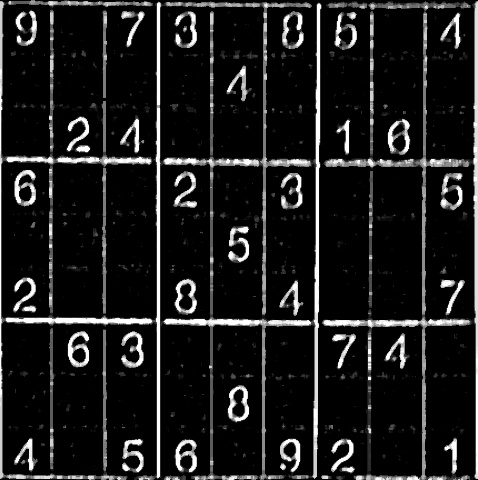
#> input picture ComputerVision-Opencv/images/numbers.jpg, 478 x 480 px
$ jupyter execute 'Image Gradients.ipynb'   (older library calls are emulated)
#> lines starting #> are read from the running program, lines starting #| are printed output that depends on the picture
# Image Gradients
In this Blog, we will learn to:
    Find Image gradients, edges etc
    We will see following functions : cv2.Sobel(), cv2.Scharr(), cv2.Laplacian() etc
OpenCV provides three types of gradient filters or High-pass filters, Sobel, Scharr and Laplacian. We will see each one of them.
# Sobel and Scharr Derivatives
Sobel operators is a joint Gausssian smoothing plus differentiation operation, so it is more resistant to noise. You can specify the direction of derivatives to be taken, vertical or horizontal (by the arguments, yorder and xorder respectively). You can also specify the size of kernel by the argument ksize. If ksize = -1, a 3x3 Scharr filter is used which gives better results than 3x3 Sobel filter. Please see the docs for kernels used.

Below code shows all operators in a single diagram. All kernels are of 5x5 size. Depth of output image is passed -1 to get the result in np.uint8 type.

[cell 1]
import cv2
import matplotlib.pyplot as plt
import numpy as np

[cell 2]
def displayImage(imageList,cmap=None):
    plt.figure(figsize=(18,12))
    i = 0
    for item in imageList:
        plt.subplot(2, 5, i+1)
        plt.imshow(item['image'],cmap)
        i += 1
        plt.axis('off')
        plt.title(item['name'],fontsize = 18, color = 'green')
    plt.tight_layout()
    plt.show()

[cell 3]
img = cv2.imread('images/numbers.jpg')
#> img is the input picture: shape (480, 478, 3); min 0, max 255, mean 28.3

grayImage = cv2.cvtColor(img, cv2.COLOR_BGR2GRAY)
rgb_img = cv2.cvtColor(img, cv2.COLOR_BGR2RGB)

laplacian = cv2.Laplacian(grayImage,cv2.CV_64F)
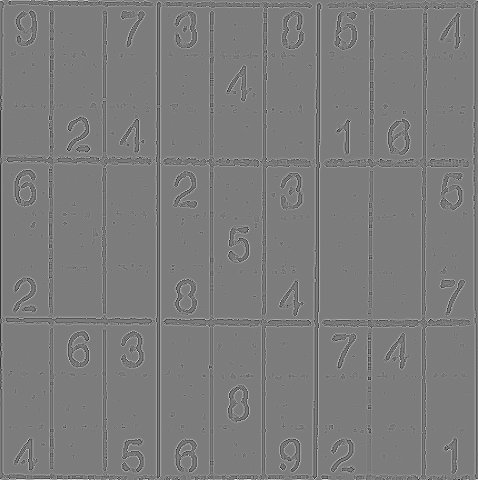
#> laplacian: shape (480, 478) float64; min -599, max 626, mean 0; drawn with min black and max white
sobelx = cv2.Sobel(grayImage,cv2.CV_64F,1,0,ksize=3)
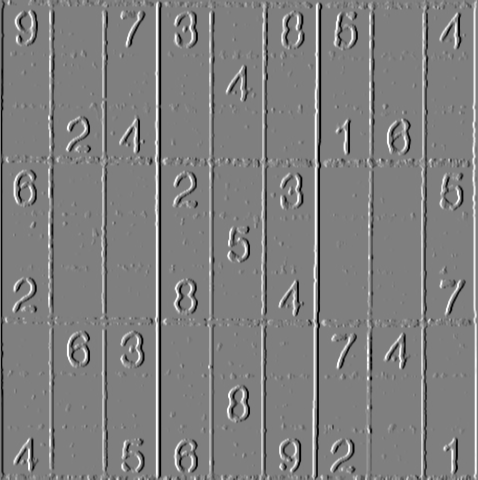
#> sobelx: shape (480, 478) float64; min -1020, max 1020, mean 0.7; drawn with min black and max white
sobely = cv2.Sobel(grayImage,cv2.CV_64F,0,1,ksize=3)
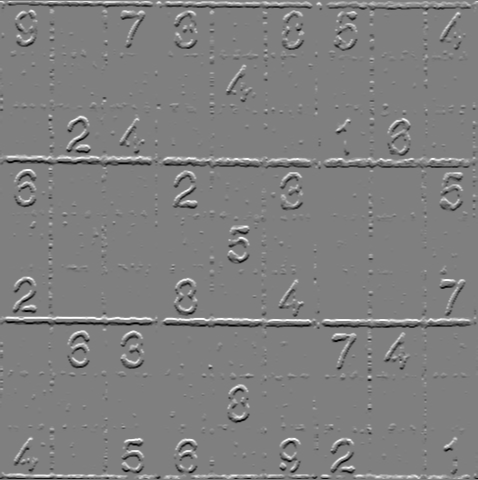
#> sobely: shape (480, 478) float64; min -1020, max 1020, mean 1.5; drawn with min black and max white

displayImage([
        {'name':'Original Image','image':rgb_img},
        {'name':'laplacian','image':laplacian},
        {'name':'sobelx','image':sobelx},
        {'name':'sobely','image':sobely},
        ],'gray')
#> in displayImage, `plt.show()`:
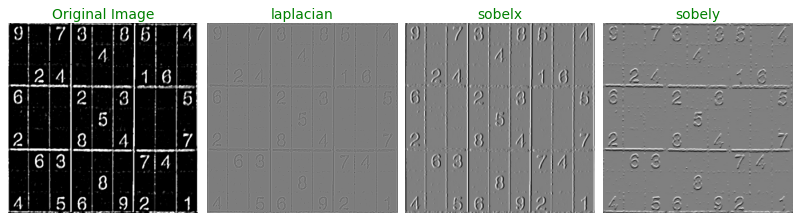
#> figure drawn by matplotlib, 4 panels
